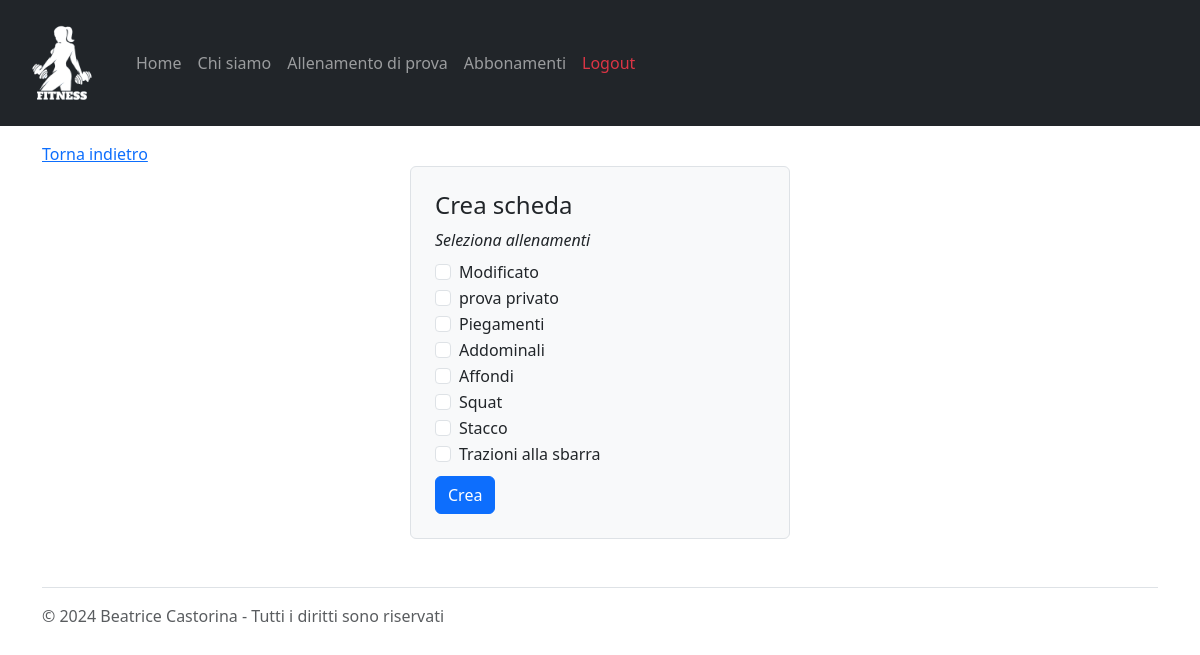
The page /create_scheda (signed in) on the database as committed earlier.
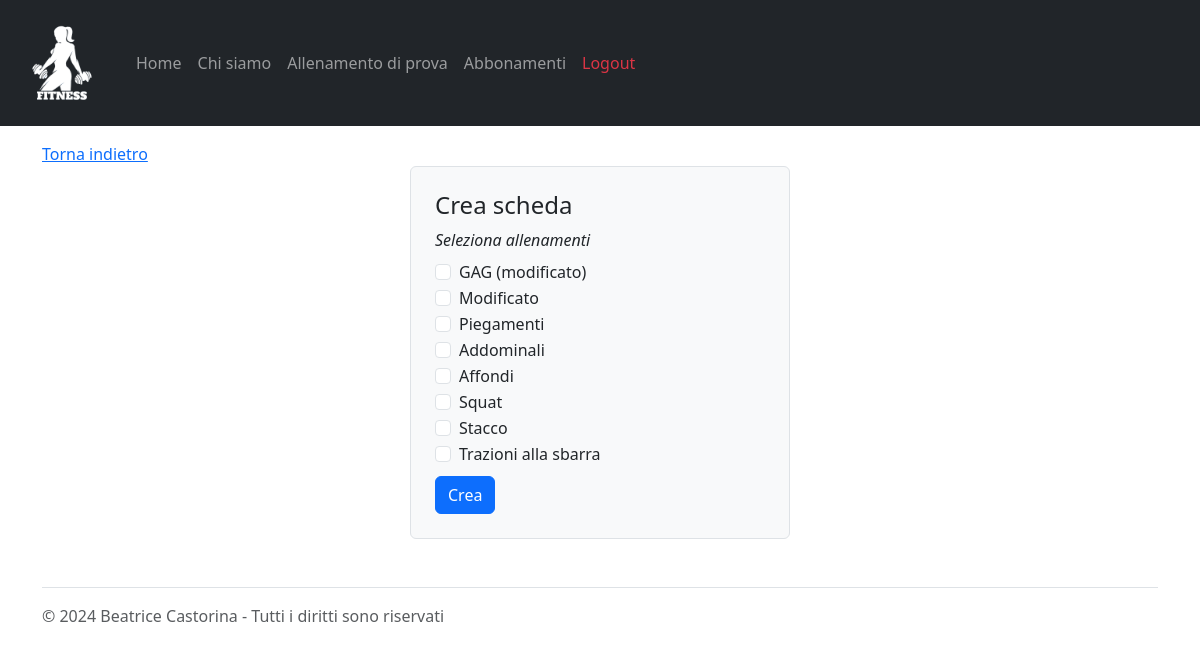
The same page on the database as committed later.
### tables this page shows
CREATE TABLE "Allenamenti" (
	"id_allenamento"	INTEGER,
	"pt_id"	INTEGER NOT NULL,
	"titolo"	TEXT NOT NULL,
	"descrizione"	TEXT NOT NULL,
	"livello"	TEXT NOT NULL,
	"visibile"	INTEGER NOT NULL,
	"data_creazione"	TEXT NOT NULL,
	PRIMARY KEY("id_allenamento" AUTOINCREMENT),
	FOREIGN KEY("pt_id") REFERENCES "PersonalTrainers"("pt_id")
);

### app.py (the view)
@app.route("/create_scheda",methods=['GET','POST'])
def create_scheda():
  if request.method == 'POST':
    ids = request.form.getlist("ids")
    print(ids)
    email = request.cookies.get('remember_token').split('|')[0]
    pt_id = utenti_dao.get_pt_id_by_email(email)
    client_id = request.form.get("client_id")
    print("POST create_scheda client_id",client_id)
    success = schede_dao.create_scheda(ids,pt_id,client_id)
    if success:
      return redirect(url_for("index"))
    return redirect(url_for("create_scheda"))
  else:
    allenamenti_db = allenamenti_dao.get_allenamenti()
    allenamenti = []
    email = request.cookies.get('remember_token').split('|')[0]
    pt_id = utenti_dao.get_pt_id_by_email(email)
    client_id = request.args.get("client_id")
    print("create_scheda",client_id)
    for allenamento in allenamenti_db:
      if allenamento['visibile'] == 1 or allenamento['pt_id'] == pt_id:
        allenamenti.append(allenamento)
    return render_template("create_scheda.html",allenamenti=allenamenti_db, client_id=client_id)

### allenamenti_dao.py (called while the page is built)
def get_allenamenti():
	query = 'SELECT * FROM Allenamenti ORDER BY data_creazione DESC'
	connection = sqlite3.connect('db/personal.db')
	connection.row_factory = sqlite3.Row
	cursor = connection.cursor()
	cursor.execute(query)
	result = cursor.fetchall()
	print(result)
	cursor.close()
	connection.close()
	return result

### app.py (called while the page is built)
@login_manager.user_loader
def load_user(user_email):
  print("load user:", user_email)
  user_db, type = utenti_dao.get_user_by_email(user_email)
  if type == 0:
    user = PersonalTrainer(nome=user_db['nome'], cognome=user_db['cognome'], pt_id=user_db['pt_id'], rating=user_db['rating'], numOfRatings=user_db['numOfRatings'], email=user_db['email'], password=user_db['password'])
  else:
    user = Client(nome=user_db['nome'], cognome=user_db['cognome'], client_id=user_db['client_id'], pt_id=user_db['pt_id'], email=user_db['email'], password=user_db['password'])
  return user

### templates/create_scheda.html (shortened to what this page needs)
{% extends "base.html" %}
{% block content %}
<a href="/schede">Torna indietro</a>
	<div class="col-4 offset-md-4 bg-light p-4 border rounded">
		<h4>Crea scheda</h4>
		<form action="/create_scheda" method="POST">
      <label class="form-label"><em>Seleziona allenamenti</em></label>
			{% for allenamento in allenamenti %}
        <div class="form-check">
          <input class="form-check-input" type="checkbox" name="ids" value="{{allenamento.id_allenamento}}" id="flexCheckDefault">
          <label class="form-check-label" for="flexCheckDefault">
            {{allenamento.titolo}}
          </label>
        </div>
      {% endfor %}
			<button type="submit" class="btn btn-primary mt-2">Crea</button>
		</form>
	</div>
{% endblock %}

Rows that differ between the two databases and show on the page:
removed Allenamenti: titolo "prova privato"
added Allenamenti: titolo "GAG (modificato)"
